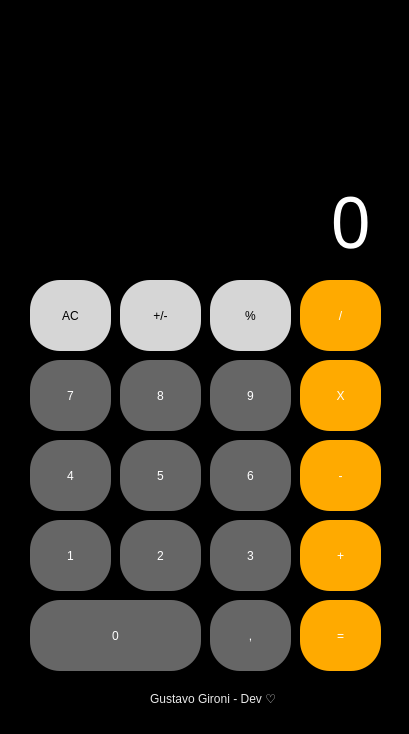
<?xml version="1.0" encoding="UTF-8"?>
<ui version="4.0">
 <class>Calculator</class>
 <widget class="QMainWindow" name="Calculator">
  <property name="geometry">
   <rect>
    <x>0</x>
    <y>0</y>
    <width>409</width>
    <height>734</height>
   </rect>
  </property>
  <property name="font">
   <font>
    <pointsize>24</pointsize>
   </font>
  </property>
  <property name="windowTitle">
   <string>Calculator</string>
  </property>
  <property name="windowIcon">
   <iconset theme="https://p7.hiclipart.com/preview/133/712/885/angle-area-text-symbol-calculator.jpg">
    <normaloff>.</normaloff>.</iconset>
  </property>
  <property name="styleSheet">
   <string notr="true">background-color: rgb(0, 0, 0);</string>
  </property>
  <widget class="QWidget" name="centralwidget">
   <widget class="QLabel" name="label">
    <property name="geometry">
     <rect>
      <x>40</x>
      <y>180</y>
      <width>331</width>
      <height>81</height>
     </rect>
    </property>
    <property name="font">
     <font>
      <family>Nirmala UI Semilight</family>
      <pointsize>53</pointsize>
      <weight>50</weight>
      <italic>false</italic>
      <bold>false</bold>
     </font>
    </property>
    <property name="layoutDirection">
     <enum>Qt::RightToLeft</enum>
    </property>
    <property name="styleSheet">
     <string notr="true">color: rgb(255, 255, 255);
font: 53pt &quot;Nirmala UI Semilight&quot;;</string>
    </property>
    <property name="frameShape">
     <enum>QFrame::NoFrame</enum>
    </property>
    <property name="frameShadow">
     <enum>QFrame::Sunken</enum>
    </property>
    <property name="midLineWidth">
     <number>1</number>
    </property>
    <property name="text">
     <string>0</string>
    </property>
    <property name="alignment">
     <set>Qt::AlignRight|Qt::AlignTrailing|Qt::AlignVCenter</set>
    </property>
   </widget>
   <widget class="QPushButton" name="pushButton">
    <property name="geometry">
     <rect>
      <x>30</x>
      <y>280</y>
      <width>81</width>
      <height>71</height>
     </rect>
    </property>
    <property name="styleSheet">
     <string notr="true">QPushButton{
background-color: rgb(214, 214, 214);
font: 87 23pt &quot;Arial&quot;;
border-radius: 30px;
}
QPushButton:hover{
background-color: rgb(181, 181, 181);
	color: rgb(225, 225, 225);
}</string>
    </property>
    <property name="text">
     <string>AC</string>
    </property>
   </widget>
   <widget class="QPushButton" name="pushButton_2">
    <property name="geometry">
     <rect>
      <x>120</x>
      <y>280</y>
      <width>81</width>
      <height>71</height>
     </rect>
    </property>
    <property name="styleSheet">
     <string notr="true">QPushButton{
background-color: rgb(214, 214, 214);
font: 87 23pt &quot;Arial&quot;;
border-radius: 30px;
}
QPushButton:hover{
background-color: rgb(181, 181, 181);
	color: rgb(225, 225, 225);
}</string>
    </property>
    <property name="text">
     <string>+/-</string>
    </property>
   </widget>
   <widget class="QPushButton" name="pushButton_3">
    <property name="geometry">
     <rect>
      <x>210</x>
      <y>280</y>
      <width>81</width>
      <height>71</height>
     </rect>
    </property>
    <property name="styleSheet">
     <string notr="true">QPushButton{
background-color: rgb(214, 214, 214);
font: 87 23pt &quot;Arial&quot;;
border-radius: 30px;
}
QPushButton:hover{
background-color: rgb(181, 181, 181);
	color: rgb(225, 225, 225);
}</string>
    </property>
    <property name="text">
     <string>%</string>
    </property>
   </widget>
   <widget class="QPushButton" name="pushButton_4">
    <property name="geometry">
     <rect>
      <x>300</x>
      <y>280</y>
      <width>81</width>
      <height>71</height>
     </rect>
    </property>
    <property name="styleSheet">
     <string notr="true">QPushButton{
background-color: rgb(255, 170, 0);
color: rgb(255, 255, 255);
font: 87 23pt &quot;Arial&quot;;
border-radius: 30px;
}
QPushButton:hover{
background-color: rgb(255, 181, 8);
	color: rgb(225, 225, 225);
}</string>
    </property>
    <property name="text">
     <string>/</string>
    </property>
   </widget>
   <widget class="QPushButton" name="pushButton_5">
    <property name="geometry">
     <rect>
      <x>30</x>
      <y>360</y>
      <width>81</width>
      <height>71</height>
     </rect>
    </property>
    <property name="styleSheet">
     <string notr="true">QPushButton{
background-color: rgb(102, 102, 102);
color: rgb(255, 255, 255);
font: 87 23pt &quot;Arial&quot;;
border-radius: 30px
}
QPushButton:hover{
background-color: rgb(143, 143, 143);
	color: rgb(225, 225, 225);
}</string>
    </property>
    <property name="text">
     <string>7</string>
    </property>
   </widget>
   <widget class="QPushButton" name="pushButton_6">
    <property name="geometry">
     <rect>
      <x>210</x>
      <y>360</y>
      <width>81</width>
      <height>71</height>
     </rect>
    </property>
    <property name="styleSheet">
     <string notr="true">QPushButton{
background-color: rgb(102, 102, 102);
color: rgb(255, 255, 255);
font: 87 23pt &quot;Arial&quot;;
border-radius: 30px
}
QPushButton:hover{
background-color: rgb(143, 143, 143);
	color: rgb(225, 225, 225);
}</string>
    </property>
    <property name="text">
     <string>9</string>
    </property>
   </widget>
   <widget class="QPushButton" name="pushButton_7">
    <property name="geometry">
     <rect>
      <x>300</x>
      <y>360</y>
      <width>81</width>
      <height>71</height>
     </rect>
    </property>
    <property name="styleSheet">
     <string notr="true">QPushButton{
background-color: rgb(255, 170, 0);
color: rgb(255, 255, 255);
font: 87 23pt &quot;Arial&quot;;
border-radius: 30px;
}
QPushButton:hover{
background-color: rgb(255, 181, 8);
	color: rgb(225, 225, 225);
}</string>
    </property>
    <property name="text">
     <string>X</string>
    </property>
   </widget>
   <widget class="QPushButton" name="pushButton_8">
    <property name="geometry">
     <rect>
      <x>120</x>
      <y>360</y>
      <width>81</width>
      <height>71</height>
     </rect>
    </property>
    <property name="styleSheet">
     <string notr="true">QPushButton{
background-color: rgb(102, 102, 102);
color: rgb(255, 255, 255);
font: 87 23pt &quot;Arial&quot;;
border-radius: 30px
}
QPushButton:hover{
background-color: rgb(143, 143, 143);
	color: rgb(225, 225, 225);
}</string>
    </property>
    <property name="text">
     <string>8</string>
    </property>
   </widget>
   <widget class="QPushButton" name="pushButton_9">
    <property name="geometry">
     <rect>
      <x>210</x>
      <y>440</y>
      <width>81</width>
      <height>71</height>
     </rect>
    </property>
    <property name="styleSheet">
     <string notr="true">QPushButton{
background-color: rgb(102, 102, 102);
color: rgb(255, 255, 255);
font: 87 23pt &quot;Arial&quot;;
border-radius: 30px
}
QPushButton:hover{
background-color: rgb(143, 143, 143);
	color: rgb(225, 225, 225);
}</string>
    </property>
    <property name="text">
     <string>6</string>
    </property>
   </widget>
   <widget class="QPushButton" name="pushButton_10">
    <property name="geometry">
     <rect>
      <x>30</x>
      <y>440</y>
      <width>81</width>
      <height>71</height>
     </rect>
    </property>
    <property name="styleSheet">
     <string notr="true">QPushButton{
background-color: rgb(102, 102, 102);
color: rgb(255, 255, 255);
font: 87 23pt &quot;Arial&quot;;
border-radius: 30px
}
QPushButton:hover{
background-color: rgb(143, 143, 143);
	color: rgb(225, 225, 225);
}</string>
    </property>
    <property name="text">
     <string>4</string>
    </property>
   </widget>
   <widget class="QPushButton" name="pushButton_11">
    <property name="geometry">
     <rect>
      <x>300</x>
      <y>440</y>
      <width>81</width>
      <height>71</height>
     </rect>
    </property>
    <property name="styleSheet">
     <string notr="true">QPushButton{
background-color: rgb(255, 170, 0);
color: rgb(255, 255, 255);
font: 87 23pt &quot;Arial&quot;;
border-radius: 30px;
}
QPushButton:hover{
background-color: rgb(255, 181, 8);
	color: rgb(225, 225, 225);
}</string>
    </property>
    <property name="text">
     <string>-</string>
    </property>
   </widget>
   <widget class="QPushButton" name="pushButton_12">
    <property name="geometry">
     <rect>
      <x>120</x>
      <y>440</y>
      <width>81</width>
      <height>71</height>
     </rect>
    </property>
    <property name="styleSheet">
     <string notr="true">QPushButton{
background-color: rgb(102, 102, 102);
color: rgb(255, 255, 255);
font: 87 23pt &quot;Arial&quot;;
border-radius: 30px
}
QPushButton:hover{
background-color: rgb(143, 143, 143);
	color: rgb(225, 225, 225);
}</string>
    </property>
    <property name="text">
     <string>5</string>
    </property>
   </widget>
   <widget class="QPushButton" name="pushButton_13">
    <property name="geometry">
     <rect>
      <x>120</x>
      <y>520</y>
      <width>81</width>
      <height>71</height>
     </rect>
    </property>
    <property name="styleSheet">
     <string notr="true">QPushButton{
background-color: rgb(102, 102, 102);
color: rgb(255, 255, 255);
font: 87 23pt &quot;Arial&quot;;
border-radius: 30px
}
QPushButton:hover{
background-color: rgb(143, 143, 143);
	color: rgb(225, 225, 225);
}</string>
    </property>
    <property name="text">
     <string>2</string>
    </property>
   </widget>
   <widget class="QPushButton" name="pushButton_14">
    <property name="geometry">
     <rect>
      <x>210</x>
      <y>520</y>
      <width>81</width>
      <height>71</height>
     </rect>
    </property>
    <property name="styleSheet">
     <string notr="true">QPushButton{
background-color: rgb(102, 102, 102);
color: rgb(255, 255, 255);
font: 87 23pt &quot;Arial&quot;;
border-radius: 30px
}
QPushButton:hover{
background-color: rgb(143, 143, 143);
	color: rgb(225, 225, 225);
}</string>
    </property>
    <property name="text">
     <string>3</string>
    </property>
   </widget>
   <widget class="QPushButton" name="pushButton_15">
    <property name="geometry">
     <rect>
      <x>300</x>
      <y>520</y>
      <width>81</width>
      <height>71</height>
     </rect>
    </property>
    <property name="styleSheet">
     <string notr="true">QPushButton{
background-color: rgb(255, 170, 0);
color: rgb(255, 255, 255);
font: 87 23pt &quot;Arial&quot;;
border-radius: 30px;
}
QPushButton:hover{
background-color: rgb(255, 181, 8);
	color: rgb(225, 225, 225);
}</string>
    </property>
    <property name="text">
     <string>+</string>
    </property>
   </widget>
   <widget class="QPushButton" name="pushButton_16">
    <property name="geometry">
     <rect>
      <x>30</x>
      <y>520</y>
      <width>81</width>
      <height>71</height>
     </rect>
    </property>
    <property name="styleSheet">
     <string notr="true">QPushButton{
background-color: rgb(102, 102, 102);
color: rgb(255, 255, 255);
font: 87 23pt &quot;Arial&quot;;
border-radius: 30px
}
QPushButton:hover{
background-color: rgb(143, 143, 143);
	color: rgb(225, 225, 225);
}</string>
    </property>
    <property name="text">
     <string>1</string>
    </property>
   </widget>
   <widget class="QPushButton" name="pushButton_17">
    <property name="geometry">
     <rect>
      <x>30</x>
      <y>600</y>
      <width>171</width>
      <height>71</height>
     </rect>
    </property>
    <property name="layoutDirection">
     <enum>Qt::LeftToRight</enum>
    </property>
    <property name="styleSheet">
     <string notr="true">QPushButton{
background-color: rgb(102, 102, 102);
color: rgb(255, 255, 255);
font: 87 23pt &quot;Arial&quot;;
border-radius: 30px
}
QPushButton:hover{
background-color: rgb(143, 143, 143);
	color: rgb(225, 225, 225);
}</string>
    </property>
    <property name="text">
     <string>0</string>
    </property>
   </widget>
   <widget class="QPushButton" name="pushButton_18">
    <property name="geometry">
     <rect>
      <x>300</x>
      <y>600</y>
      <width>81</width>
      <height>71</height>
     </rect>
    </property>
    <property name="styleSheet">
     <string notr="true">QPushButton{
background-color: rgb(255, 170, 0);
color: rgb(255, 255, 255);
font: 87 23pt &quot;Arial&quot;;
border-radius: 30px;
}
QPushButton:hover{
background-color: rgb(255, 181, 8);
	color: rgb(225, 225, 225);
}</string>
    </property>
    <property name="text">
     <string>=</string>
    </property>
   </widget>
   <widget class="QPushButton" name="pushButton_19">
    <property name="geometry">
     <rect>
      <x>210</x>
      <y>600</y>
      <width>81</width>
      <height>71</height>
     </rect>
    </property>
    <property name="styleSheet">
     <string notr="true">QPushButton{
background-color: rgb(102, 102, 102);
color: rgb(255, 255, 255);
font: 87 23pt &quot;Arial&quot;;
border-radius: 30px
}
QPushButton:hover{
background-color: rgb(143, 143, 143);
	color: rgb(225, 225, 225);
}</string>
    </property>
    <property name="text">
     <string>,</string>
    </property>
   </widget>
   <widget class="QLabel" name="label_2">
    <property name="geometry">
     <rect>
      <x>150</x>
      <y>690</y>
      <width>161</width>
      <height>16</height>
     </rect>
    </property>
    <property name="styleSheet">
     <string notr="true">color: rgb(232, 232, 232);</string>
    </property>
    <property name="text">
     <string>Gustavo Gironi - Dev ♡ </string>
    </property>
   </widget>
  </widget>
  <widget class="QStatusBar" name="statusbar"/>
 </widget>
 <resources/>
 <connections/>
</ui>
